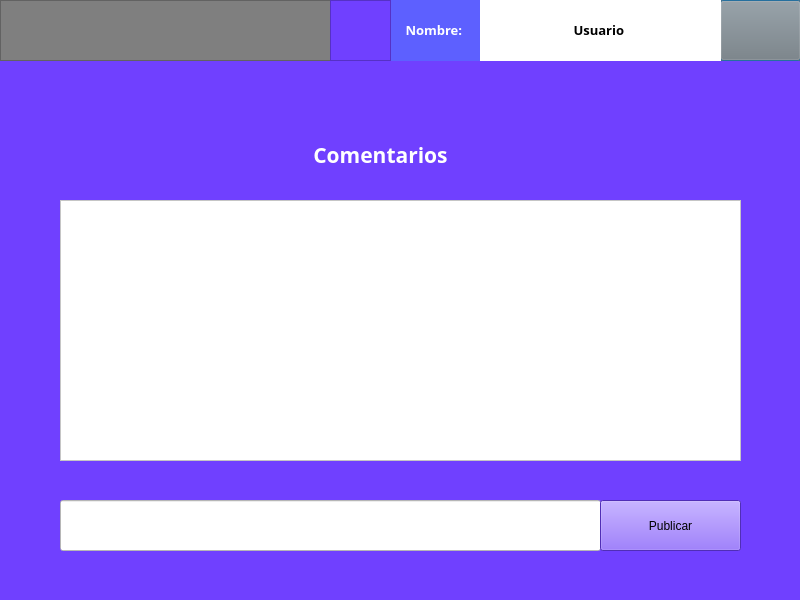
<?xml version="1.0" encoding="UTF-8"?>
<ui version="4.0">
 <class>comentarios</class>
 <widget class="QDialog" name="comentarios">
  <property name="geometry">
   <rect>
    <x>0</x>
    <y>0</y>
    <width>800</width>
    <height>600</height>
   </rect>
  </property>
  <property name="windowTitle">
   <string>Dialog</string>
  </property>
  <property name="styleSheet">
   <string notr="true">background-color: rgb(112, 64, 255);</string>
  </property>
  <widget class="QFrame" name="frame">
   <property name="geometry">
    <rect>
     <x>0</x>
     <y>0</y>
     <width>801</width>
     <height>61</height>
    </rect>
   </property>
   <property name="styleSheet">
    <string notr="true">background-color:#7f7f7f;
</string>
   </property>
   <property name="frameShape">
    <enum>QFrame::StyledPanel</enum>
   </property>
   <property name="frameShadow">
    <enum>QFrame::Raised</enum>
   </property>
   <widget class="QPushButton" name="Home">
    <property name="geometry">
     <rect>
      <x>720</x>
      <y>0</y>
      <width>81</width>
      <height>61</height>
     </rect>
    </property>
    <property name="text">
     <string/>
    </property>
    <property name="icon">
     <iconset resource="botones.qrc">
      <normaloff>:/botonhome/imagenes/home.png</normaloff>:/botonhome/imagenes/home.png</iconset>
    </property>
    <property name="iconSize">
     <size>
      <width>50</width>
      <height>100</height>
     </size>
    </property>
   </widget>
   <widget class="QLabel" name="label_8">
    <property name="geometry">
     <rect>
      <x>390</x>
      <y>0</y>
      <width>91</width>
      <height>61</height>
     </rect>
    </property>
    <property name="font">
     <font>
      <family>Arial Black</family>
      <pointsize>7</pointsize>
      <weight>75</weight>
      <italic>false</italic>
      <bold>true</bold>
     </font>
    </property>
    <property name="styleSheet">
     <string notr="true">background-color: rgb(93, 96, 255);
color:#ffffff;</string>
    </property>
    <property name="text">
     <string>&lt;html&gt;&lt;head/&gt;&lt;body&gt;&lt;p align=&quot;center&quot;&gt;&lt;span style=&quot; font-size:10pt;&quot;&gt;  Nombre: &lt;/span&gt;&lt;/p&gt;&lt;/body&gt;&lt;/html&gt;</string>
    </property>
   </widget>
   <widget class="QWidget" name="widget" native="true">
    <property name="geometry">
     <rect>
      <x>480</x>
      <y>0</y>
      <width>241</width>
      <height>61</height>
     </rect>
    </property>
    <property name="styleSheet">
     <string notr="true">background-color: rgb(93, 96, 255);</string>
    </property>
    <layout class="QHBoxLayout" name="horizontalLayout">
     <item>
      <widget class="QLabel" name="username">
       <property name="font">
        <font>
         <family>Arial Black</family>
         <pointsize>7</pointsize>
         <weight>75</weight>
         <italic>false</italic>
         <bold>true</bold>
        </font>
       </property>
       <property name="styleSheet">
        <string notr="true">background-color: #ffffff;
color: #000000;</string>
       </property>
       <property name="text">
        <string>&lt;html&gt;&lt;head/&gt;&lt;body&gt;&lt;p align=&quot;center&quot;&gt;&lt;span style=&quot; font-size:10pt;&quot;&gt;  Usuario &lt;/span&gt;&lt;/p&gt;&lt;/body&gt;&lt;/html&gt;</string>
       </property>
      </widget>
     </item>
    </layout>
   </widget>
   <widget class="QLabel" name="label_3">
    <property name="enabled">
     <bool>true</bool>
    </property>
    <property name="geometry">
     <rect>
      <x>330</x>
      <y>0</y>
      <width>61</width>
      <height>61</height>
     </rect>
    </property>
    <property name="sizePolicy">
     <sizepolicy hsizetype="Fixed" vsizetype="Fixed">
      <horstretch>0</horstretch>
      <verstretch>0</verstretch>
     </sizepolicy>
    </property>
    <property name="autoFillBackground">
     <bool>false</bool>
    </property>
    <property name="styleSheet">
     <string notr="true">background-color: rgb(112, 64, 255);</string>
    </property>
    <property name="frameShape">
     <enum>QFrame::StyledPanel</enum>
    </property>
    <property name="text">
     <string/>
    </property>
    <property name="pixmap">
     <pixmap resource="logo_icon.qrc">:/nuevo2/imagenes/user2.png</pixmap>
    </property>
    <property name="scaledContents">
     <bool>true</bool>
    </property>
    <property name="wordWrap">
     <bool>true</bool>
    </property>
   </widget>
  </widget>
  <widget class="QTableWidget" name="tableWidget">
   <property name="geometry">
    <rect>
     <x>60</x>
     <y>200</y>
     <width>681</width>
     <height>261</height>
    </rect>
   </property>
   <property name="styleSheet">
    <string notr="true">background-color:#ffffff;</string>
   </property>
  </widget>
  <widget class="QLabel" name="label_9">
   <property name="geometry">
    <rect>
     <x>280</x>
     <y>130</y>
     <width>201</width>
     <height>51</height>
    </rect>
   </property>
   <property name="font">
    <font>
     <family>Arial Black</family>
     <pointsize>10</pointsize>
     <weight>75</weight>
     <italic>false</italic>
     <bold>true</bold>
    </font>
   </property>
   <property name="styleSheet">
    <string notr="true">color:#ffffff;</string>
   </property>
   <property name="text">
    <string>&lt;html&gt;&lt;head/&gt;&lt;body&gt;&lt;p align=&quot;center&quot;&gt;&lt;span style=&quot; font-size:16pt;&quot;&gt;Comentarios&lt;/span&gt;&lt;/p&gt;&lt;/body&gt;&lt;/html&gt;</string>
   </property>
  </widget>
  <widget class="QLineEdit" name="coment">
   <property name="geometry">
    <rect>
     <x>60</x>
     <y>500</y>
     <width>541</width>
     <height>51</height>
    </rect>
   </property>
   <property name="styleSheet">
    <string notr="true">background-color:rgb(255, 255, 255);</string>
   </property>
  </widget>
  <widget class="QPushButton" name="publicar">
   <property name="geometry">
    <rect>
     <x>600</x>
     <y>500</y>
     <width>141</width>
     <height>51</height>
    </rect>
   </property>
   <property name="text">
    <string>Publicar</string>
   </property>
  </widget>
 </widget>
 <resources>
  <include location="logo_icon.qrc"/>
  <include location="botones.qrc"/>
 </resources>
 <connections/>
</ui>
